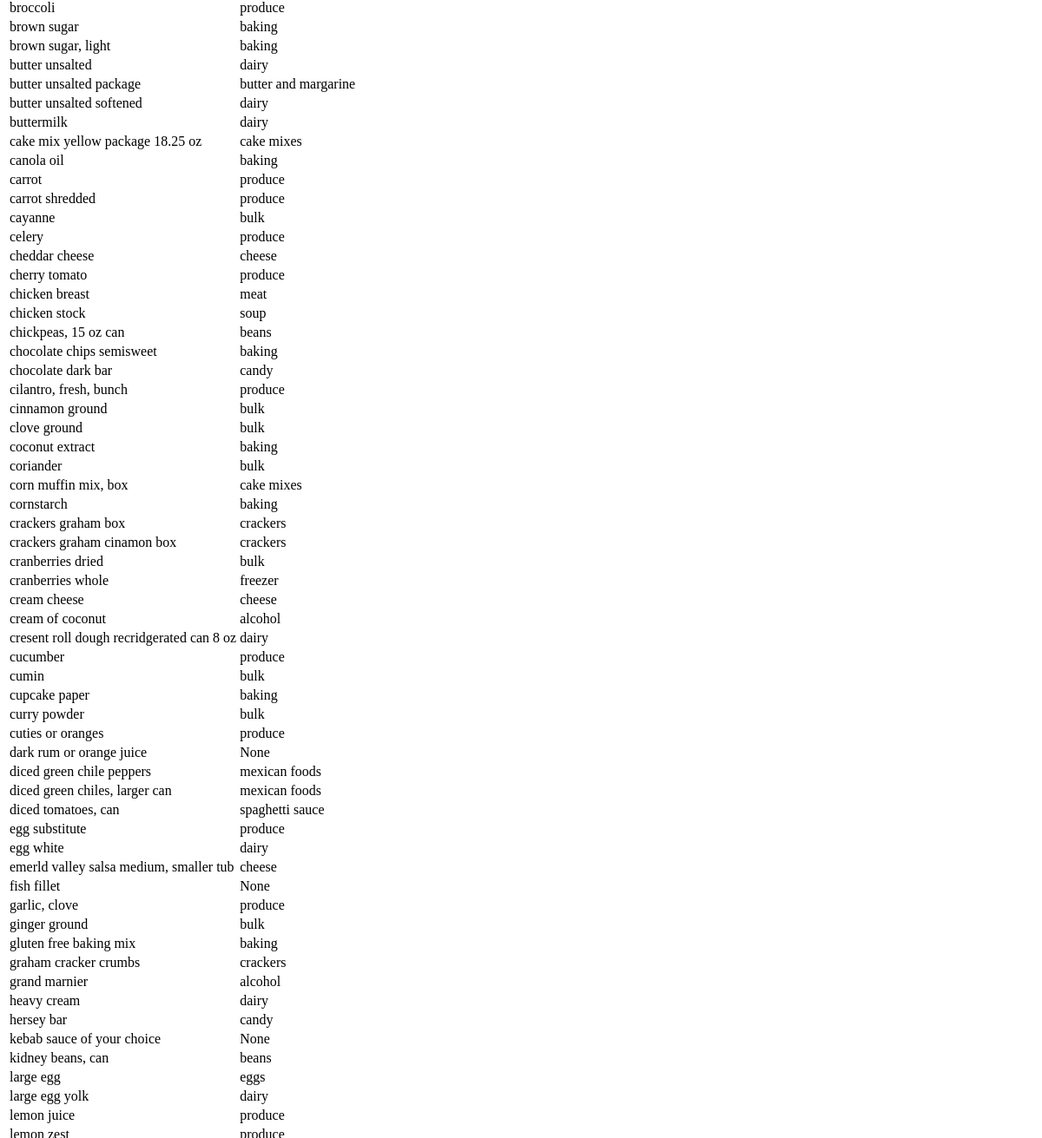
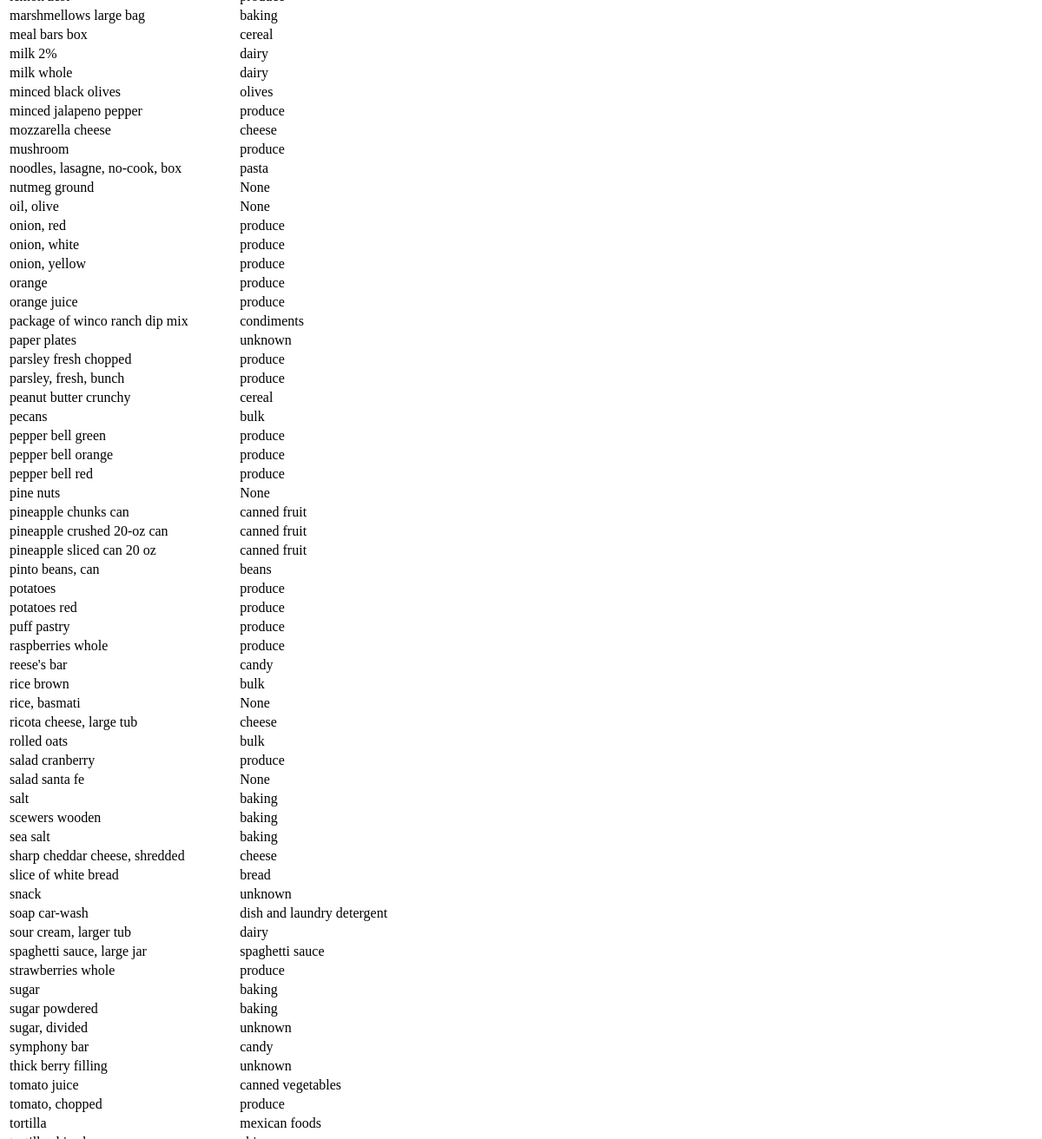
The page /kitchen/item/ (middle part) on the database as committed earlier (2 pictures, top to bottom).
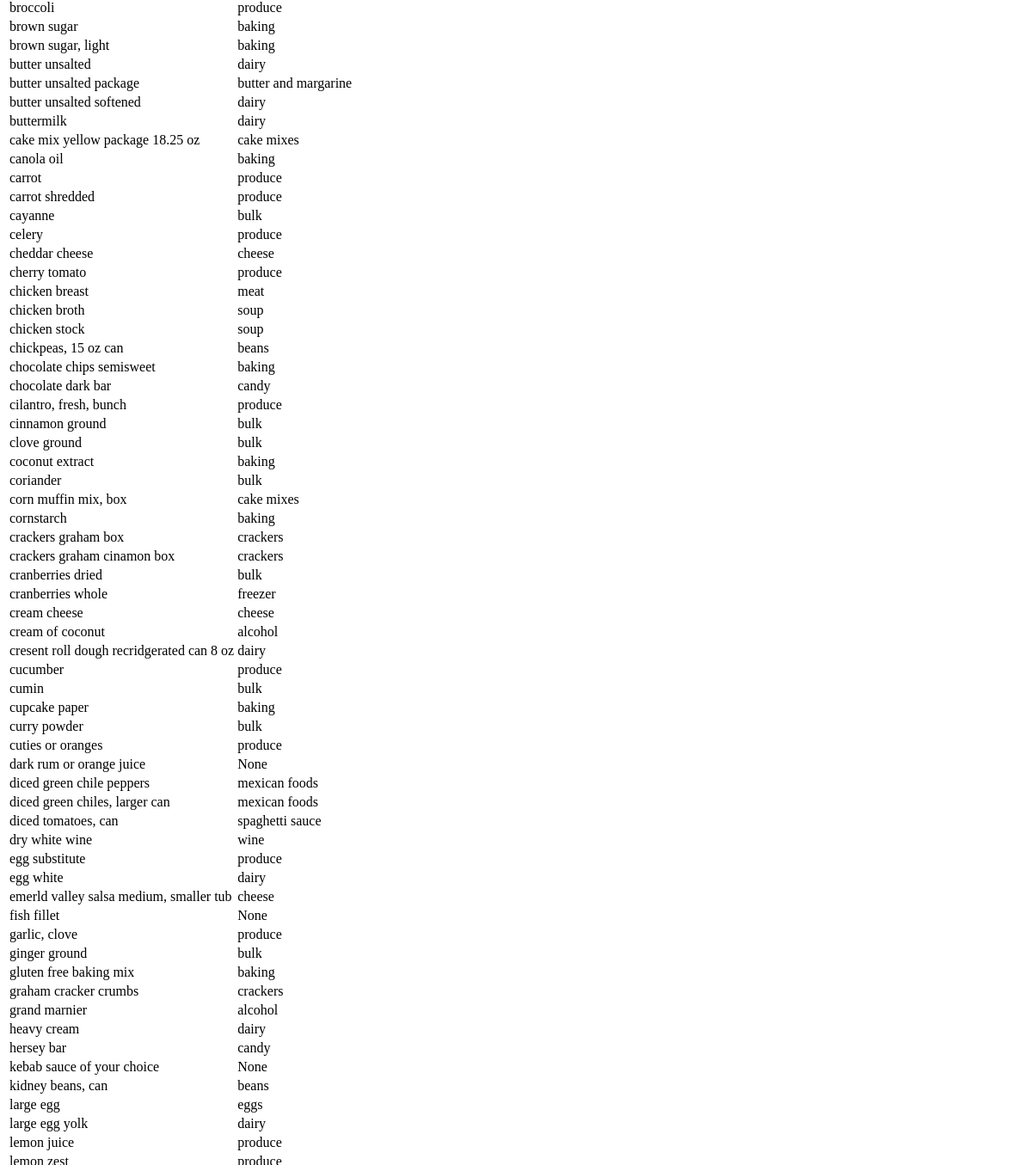
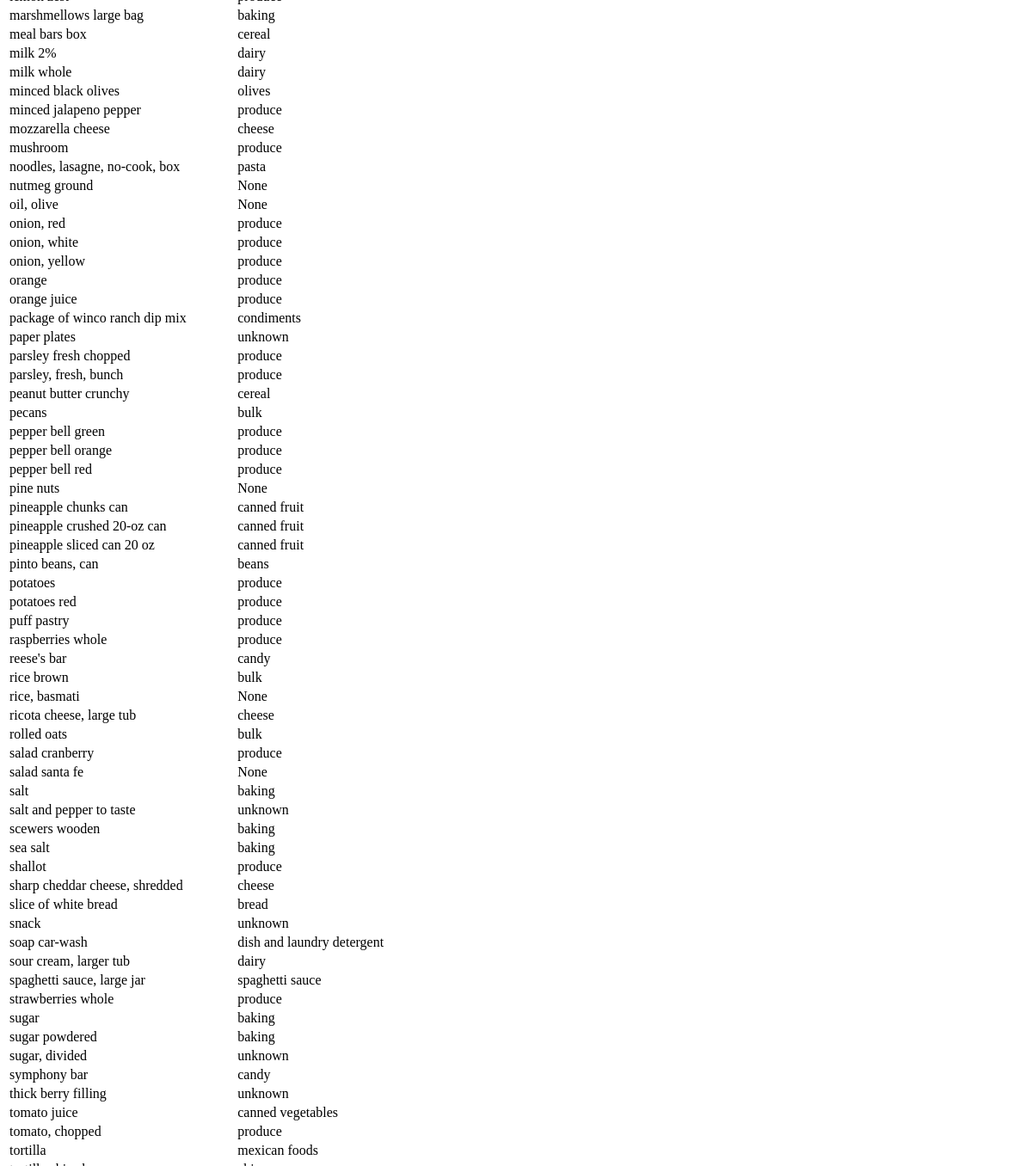
The same page on the database as committed later (2 pictures, top to bottom).
### kitchen/models.py (models this page shows, shortened)
class Item(models.Model):
    name = models.CharField(max_length=256)
    unit = models.ForeignKey(Unit, null=True)
    category = models.ForeignKey(Category, null=True)
    price  = models.FloatField(null=True)
    def get_category(self):
        c = self.category
        while True:
            lst_cr = CategoryRelation.objects.filter(child = c)
            if not lst_cr:
                return c
            else:
                c = lst_cr[0].parent
    class Meta:
        ordering = ('name',)

class Category(models.Model):
    name   = models.CharField(max_length=256)
    class Meta:
        ordering = ('name',)
    def __unicode__(self):
        return self.name

class CategoryRelation(models.Model):
    parent = models.ForeignKey(Category,related_name='+')
    child  = models.ForeignKey(Category,related_name='+')

### kitchen/views.py (the view)
# urls.py: url(r'item/$',                  views.ItemList.as_view()),
class ItemList(django.views.generic.ListView):
    def get_queryset(self):
        return Item.objects.all()

### kitchen/templates/kitchen/item_list.html (shortened to what this page needs)
{% block content %}
<table>
{% for item in object_list %}
	<tr>
		<td>{{ item.name }}</td>
		<td>{{ item.get_category }}</td>
	</tr>
{% endfor %}
</table>
{% endblock %}

Rows that differ between the two databases and show on the page:
added Item: name "chicken broth", get_category "soup"
added Item: name "dry white wine", get_category "wine"
added Item: name "salt and pepper to taste", get_category "unknown"
added Item: name "shallot", get_category "produce"
